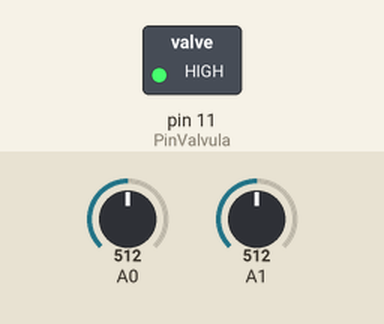
This sketch was run on a simulated Arduino Uno, built with avr-gcc and run on an emulated ATmega328P. Shown: switched loads named in the sketch (green lamp = pin HIGH). The inputs (shaded band) are chosen by the test bench; at power-on: A0 = 512, A1 = 512. What the sketch prints to the serial monitor is not drawn.

Above: at 1.8 s.
1.9 s: A0 set to 501
At 3.1 s:
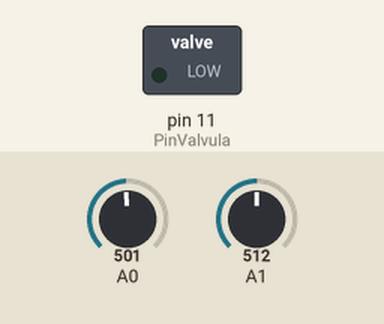
3.5 s: A0 set to 716
At 4.7 s:
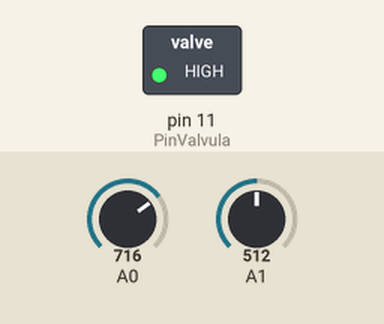
5.5 s: A0 set to 511
At 7.4 s:
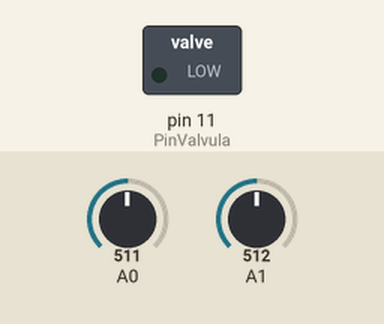
Timing chart, 0 to 8.9 s (numbered marks = the images above; inputs shaded):
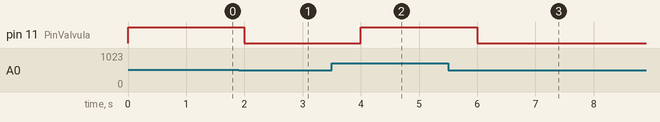

The sketch:

Riego2.ino
```cpp
int PinValvula = 11;     // equivale al pin digital 11 "http://robotshop.com/letsmakerobots//files/field_primary_image/NanoAnalogPinChanges.resized.jpg"

void setup() {

  // setear el pin de valvula como salida
  pinMode(PinValvula, OUTPUT);
  Serial.begin(9600);
}

void loop(){
  int sensorValue = analogRead(A0);
  int threshold = analogRead(A1);
  if (sensorValue >= threshold)
  {
    digitalWrite(PinValvula, HIGH); // abre la valvula
  }
  else if (sensorValue < threshold){
    digitalWrite(PinValvula, LOW); //apaga la valvula
  }
  delay(1000);
  Serial.print(sensorValue);
}
```

Measured:
- the behaviour switches between 512 and 511 on A0 (found by bisection; images 0 and 1)
- after the input at 1.9 s, pin 11 (PinValvula): HIGH → LOW after 0.10 s
- after the input at 3.5 s, pin 11 (PinValvula): LOW → HIGH after 0.50 s
- after the input at 5.5 s, pin 11 (PinValvula): HIGH → LOW after 0.50 s
